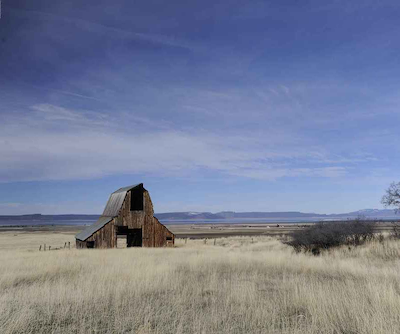
#> input picture example/landAware.png, 400 x 334 px
$ python contentAwareness.py example/landAware.png
#> lines starting #> are read from the running program, lines starting #| are printed output that depends on the picture
from sys import argv
from PIL import Image
from IPython.display import display
import numpy as np

def main():
    fileName = None

    fileName = argv[1]
    print("Attempting to open file: " + fileName)

    mainImage = Image.open(fileName)
#> mainImage is the input picture: PIL image 400x334 RGB; mean R, G, B 119.2, 127.1, 151.7
    mainP = mainImage.load()
    width = mainImage.size[0]
#> width = 400
    height = mainImage.size[1]
#> height = 334

    # calculate vertical and horizontal energy
    energyV = np.zeros((width,height-1))
    verticalImage = Image.new('RGB', (width, height-1))
#> verticalImage: PIL image 400x333 RGB; every value is 0
    verticalP = verticalImage.load()
    for i in range(width):
        for j in range(height-1):
            thisP = mainP[i,j]
            thatP = mainP[i,j+1]
            thisBright = thisP[0] + thisP[1] + thisP[2]
            thatBright = thatP[0] + thatP[1] + thatP[2]
            energyV[i,j] = thatBright - thisBright
            endBright = (int)((thatBright - thisBright)/765*127+127)
            verticalP[i,j] = (endBright, endBright, endBright)
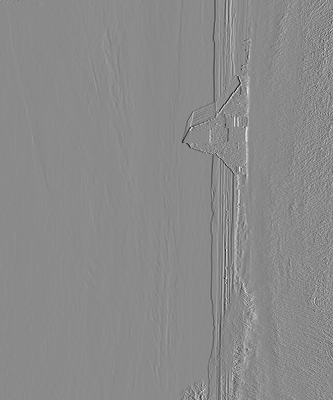
#> energyV: shape (400, 333) float64; min -407, max 341, mean 0.3; drawn with min black and max white

    energyH = np.zeros((width-1,height))
    horizontalImage = Image.new('RGB', (width-1, height))
#> horizontalImage: PIL image 399x334 RGB; every value is 0
    horizontalP = horizontalImage.load()
    for i in range(width-1):
        for j in range(height):
            thisP = mainP[i,j]
            thatP = mainP[i+1,j]
            thisBright = thisP[0] + thisP[1] + thisP[2]
            thatBright = thatP[0] + thatP[1] + thatP[2]
            energyH[i,j] = thatBright - thisBright
            endBright = (int)((thatBright - thisBright)/765*127+127)
            horizontalP[i,j] = (endBright, endBright, endBright)
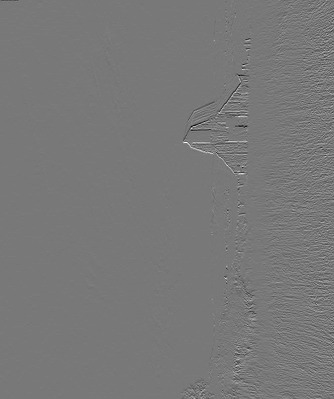
#> energyH: shape (399, 334) float64; min -426, max 474, mean 0.1; drawn with min black and max white

    # average the vertical and horizontal energy into one energy
    energyArray = np.zeros((width-1,height-1))
    energyImage = Image.new('RGB', (width-1, height-1))
#> energyImage: PIL image 399x333 RGB; every value is 0
    energyP = energyImage.load()
    for i in range(width-1):
        for j in range(height-1):
            totalEnergy = horizontalP[i,j][0] + verticalP[i,j][0]
            averageE = (int)(totalEnergy/2)
            energyArray[i,j] = energyH[i,j] + energyV[i,j]
            energyP[i,j] = (averageE,averageE,averageE)
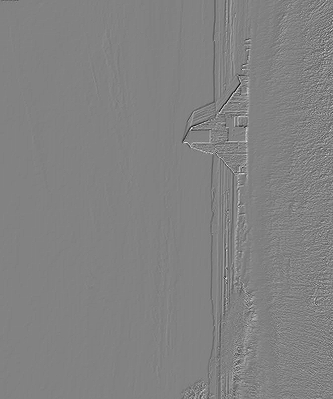
#> energyArray: shape (399, 333) float64; min -641, max 615, mean 0.4; drawn with min black and max white

    # set all values in the energy array to absolute, we only care about magnitude
    for subArray in energyArray:
        for i in range(len(subArray)):
            subArray[i] = abs(subArray[i])

    # show images for debug/fun
    verticalImage.save("v" + fileName)
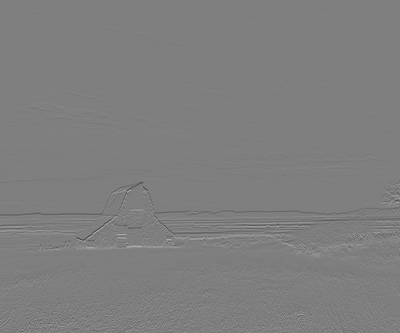
#> saved as landAware.png: PIL image 400x333 RGB; min 59, max 183, mean 126.7
    horizontalImage.save("h" + fileName)
    energyImage.save("e" + fileName)

    # array for traversing through the image to find the minimum energy seam
    # currently only finds vertical seams
    minArray = np.zeros((width-1,height-1))
    for y in range(height-1):
        for x in range(width-1):
            m = energyArray[x][y]
            if y != 0:
                smallestUp = minArray[x][y-1]
                if x > 0 and minArray[x-1][y-1] < smallestUp:
                    smallestUp = minArray[x-1][y-1]
                if x < width-2 and minArray[x+1][y-1] < smallestUp:
                    smallestUp = minArray[x+1][y-1]
                m += smallestUp
            minArray[x][y] = m
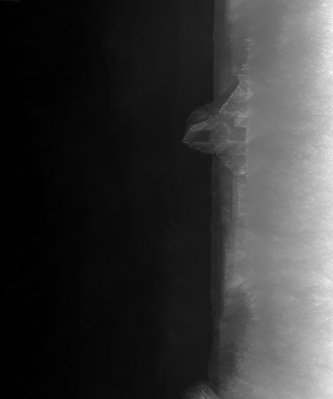
#> minArray: shape (399, 333) float64; min 0, max 3255, mean 696.6; drawn with min black and max white

    minPath = np.zeros((height-1))
#> minPath = 333 values from 0 to 0
    minLoc = 0
    m = minArray[0][height-2]
#> m = 2820
    for x in range(1,width-1):
        if minArray[x][height-2] < m:
            minLoc = x
            m = minArray[x][height-2]
#> this loop made 398 passes
#> m on passes 1, 37, 40, 77, 82, 85, 96, 111, 114: 2793, 2790, 2767, 2730, 2692, 2688, 2663, 2662, 2632
#> after the loop, m = 2632; minLoc = 114
    minPath[height-2] = minLoc

    for y in range(height-2, -1, -1):
        minAnchor = minLoc
        m = minArray[minAnchor][y]
        if minAnchor > 0 and minArray[minAnchor-1][y] < m:
            minLoc = minAnchor - 1
            m = minArray[minAnchor-1][y]
        if minAnchor < width-2 and minArray[minAnchor+1][y] < m:
            minLoc = minAnchor + 1
            m = minArray[minAnchor+1][y]
        minPath[y] = minLoc
#> this loop made 333 passes
#> (minAnchor, minLoc) on passes 2, 3, 4, 5, 6, 7, 8, 10, 11, 15, 17, 18: (114, 115), (115, 116), (116, 117), (117, 116), (116, 117), (117, 116), (116, 117), (117, 116), (116, 115), (115, 116), (116, 115), (115, 116)
#> minAnchor on passes 1, 9, 12, 13, 14, 16: 114, 117, 115, 115, 115, 116
#> after the loop, minLoc = 140; minPath = 333 values, max 145 at index 84, min 96 at index 212, mean 122.1

    # add red seam to energy image for fun and display
    for y in range(height-1):
        energyP[minPath[y],y] = (255,0,0)

    energyImage.save("es" + fileName)
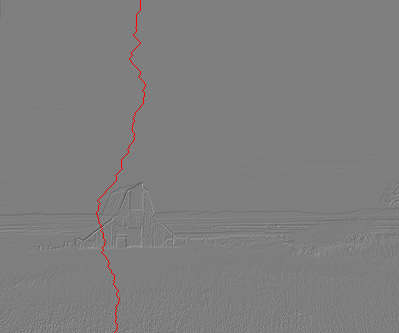
#> saved as landAware.png: PIL image 399x333 RGB; mean R, G, B 126.8, 126.2, 126.2

    # construct new image with seam removed
    newImage = Image.new('RGB', (width-1, height))
    newP = newImage.load()
    removedX = 0
    for y in range(height):
        removeOffset = 0
        if y != height-1:
            removedX = minPath[y]
        for x in range(width-1):
            if x == removedX:
                removed = 1
            newP[x,y] = mainP[x+removeOffset,y]
#> this loop made 334 passes
#> removedX on passes 1 to 12: 140, 140, 140, 140, 140, 140, 140, 140, 140, 140, 140, 139

    newImage.save("out" + fileName)


    pass

if __name__ == "__main__":
    main()
